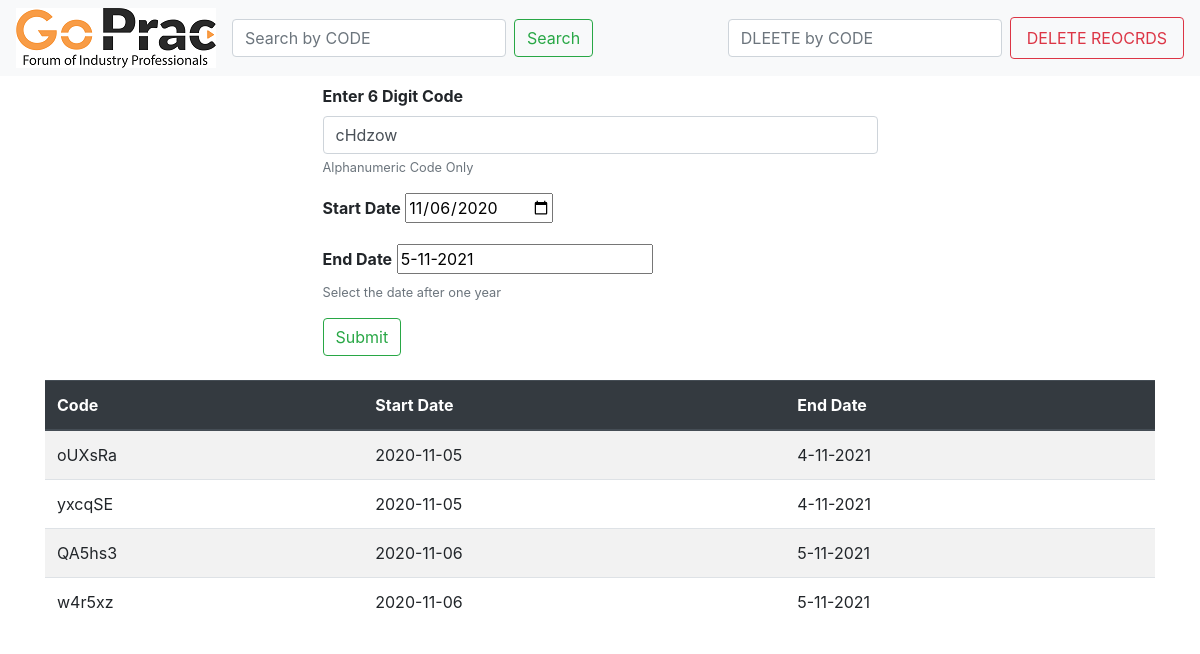
The page / on the database its author committed.
### tables this page shows
CREATE TABLE `goprac` (
  `id` int(11) NOT NULL,
  `code` varchar(6) NOT NULL,
  `start_date` date DEFAULT NULL,
  `end_date` text DEFAULT NULL
);

### index.php (the view, shortened to what this page needs)
<!DOCTYPE html>
<html lang="zxx" class="no-js">
<head>
	<link rel="stylesheet" href="https://cdn.jsdelivr.net/npm/bootstrap@4.5.3/dist/css/bootstrap.min.css">
	<link rel="stylesheet" href="style.css">
</head>
<nav class="navbar navbar-expand-lg navbar-light bg-light">
	<div class="collapse navbar-collapse" id="navbarTogglerDemo01">
   		<img src="logo1.png">
   		<ul class="navbar-nav mr-auto mt-4 mt-lg-0">
    		<li class="nav-item active">
        		<a class="nav-link" href="#">       </a>
    		</li>
			<li>
	    		<form action="search.php" method="post" class="form-inline my-2 my-lg-0">
      				<input class="form-control mr-sm-2" type="search" placeholder="Search by CODE" name="id" aria-label="Search">
      				<button action="search.php" name="search" class="btn btn-outline-success my-2 my-sm-0" type="submit">Search</button>
				</form>
			</li>
    	</ul>
    	<form action="delete.php" method="post" class="form-inline my-2 my-lg-0">
			<input class="form-control mr-sm-2" type="search" placeholder="DLEETE by CODE" name="id1" aria-label="Search">
      		<button action="delete.php" name="delete" class="nav-link btn btn-outline-danger" >DELETE REOCRDS</button>
    	</form>
	</div>
</nav>
<body onload="addDate(); dates();">
<main>
<div class="container">
	<div class="d-flex justify-content-center">
		<form action="operation.php" method="post" class="w-50">
			<div class="py-2">
			<div class="form-group">
				<label class="abhi"><b>Enter 6 Digit Code</b></label>
				<?php $length = 6;
				$randomString = substr(str_shuffle(str_repeat($x='0123456789abcdefghijklmnopqrstuvwxyzABCDEFGHIJKLMNOPQRSTUVWXYZ', ceil($length/strlen($x)) )),1,$length);
				?>
	     		<input name="code_field" class="form-control" type="text" value="<?php echo $randomString;?>" maxlength="50" size="30">
				<small id="inpt" class="form-text text-muted">Alphanumeric Code Only</small>
	  		</div>
	  		<div class="form-group">
		    	<label class="abhi" ><b>Start Date</b></label>
		    	<input type="date" id="dates" name="start_date">
		 		</div>
		 		<div class="form-group">
		    	<label class="abhi"><b>End Date</b></label>
		    	<input type="text" id="end_date" name="end_date">
		    	<small id="inpt" class="form-text text-muted">Select the date after one year</small>
	    	</div>
	  		<div class="form-group">
	    		<button  class="btn btn-outline-success" name="create">Submit</button>
			</div>
			</div>
		</form>
	</div>
</div>
<?php
$query = "SELECT * FROM goprac";
$result=mysqli_query($GLOBALS['conn'],$query);
?>
<div class="container">
<table class="table table-striped table-class" id= "table-id">
  <thead class="thead-dark">
    <tr>
      <th scope="col">Code</th>
      <th scope="col">Start Date</th>
      <th scope="col">End Date</th>
    </tr>
  </thead>
  <tbody>
    <?php
    	while($rows=mysqli_fetch_array($result)){
       ?>
       	<tr>
       		<td><?php echo $rows['code']; ?></td>
       		<td><?php echo $rows['start_date']; ?></td>
       		<td><?php echo $rows['end_date']; ?></td>
       	</tr>
       	<?php
    		}
    		?>
  </tbody>
</table>
</div>
</main>
</body>
</html>

### rows shown on the page
goprac: code "oUXsRa", start_date "2020-11-05", end_date "4-11-2021"
goprac: code "yxcqSE", start_date "2020-11-05", end_date "4-11-2021"
goprac: code "QA5hs3", start_date "2020-11-06", end_date "5-11-2021"
goprac: code "w4r5xz", start_date "2020-11-06", end_date "5-11-2021"
